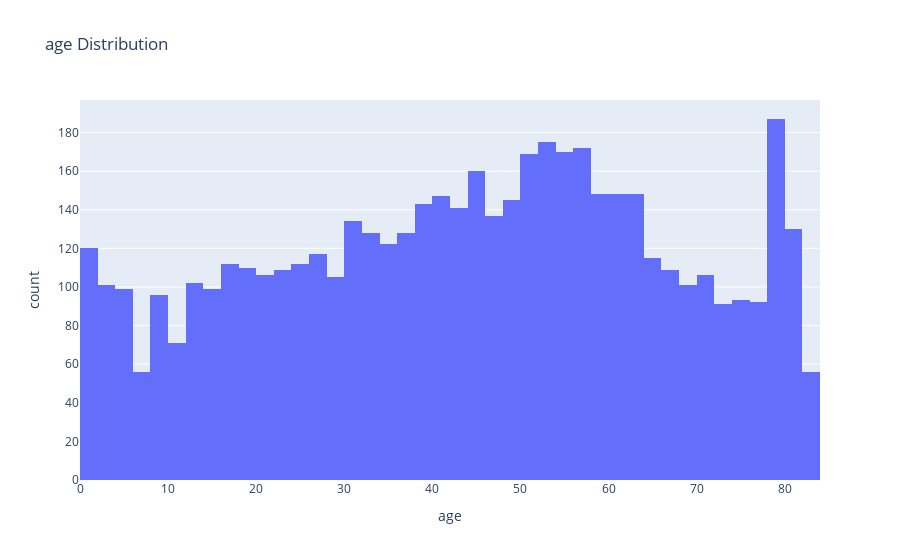

The notebook cell this image was saved under:
### Code cell
# distribution of the Applicant Income column
fig_applicant_income = px.histogram(stroke, x='age', 
                                    title='age Distribution')
fig_applicant_income.show()

### Figure 1 — Plotly figure (JSON) as saved in the notebook; plotly's stock layout.template omitted (floating-point values rounded to 4 significant figures; data arrays with more than 128 entries replaced by an {"elided": "..."} marker saying what was removed)
{"data": [{"alignmentgroup": "True", "bingroup": "x", "hovertemplate": "age=%{x}<br>count=%{y}<extra></extra>", "legendgroup": "", "marker": {"color": "#636efa", "pattern": {"shape": ""}}, "name": "", "offsetgroup": "", "orientation": "v", "showlegend": false, "type": "histogram", "x": {"elided": "5110 float values"}, "xaxis": "x", "yaxis": "y"}], "layout": {"barmode": "relative", "legend": {"tracegroupgap": 0}, "title": {"text": "age Distribution"}, "xaxis": {"anchor": "y", "domain": [0, 1], "title": {"text": "age"}}, "yaxis": {"anchor": "x", "domain": [0, 1], "title": {"text": "count"}}}}
